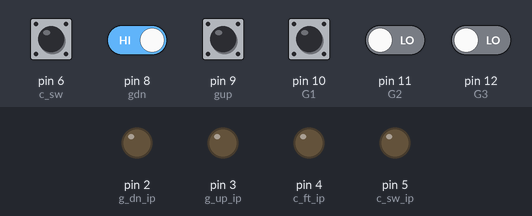
The sketch below on a simulated Arduino Uno, built with avr-gcc and run on an emulated ATmega328P. Shown: output pins drawn as LEDs (lit = HIGH). Inputs (shaded band) come from the test bench; at power-on: pin 6 (c_sw), pin 8 (gdn), pin 9 (gup), pin 10 (G1) HIGH, pin 11 (G2), pin 12 (G3) LOW. What the sketch prints to the serial monitor is not drawn.

Above: at 1.2 s.
1.3 s: pin 6 (c_sw) pulled LOW for 0.15 s
At 1.9 s:
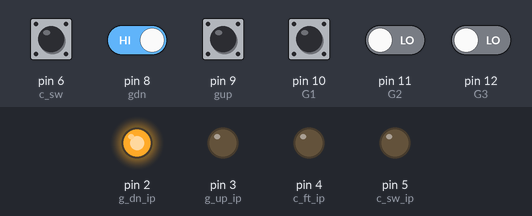
2.9 s: pin 8 (gdn) driven LOW
At 4.1 s:
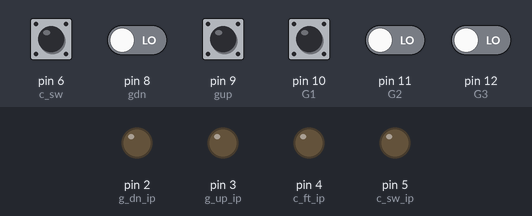
4.4 s: pin 9 (gup) pulled LOW for 0.15 s
At 5.4 s:
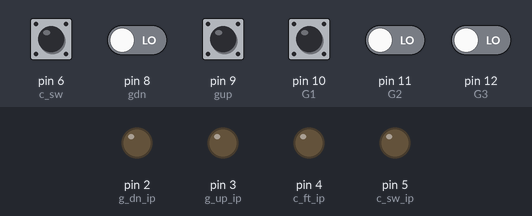
6.0 s: pin 6 (c_sw) pulled LOW for 1 s
At 6.8 s:
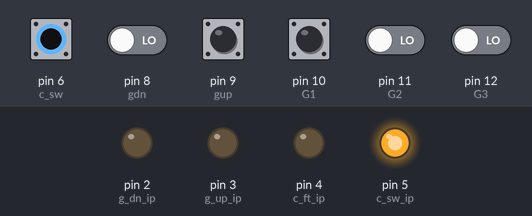
8.5 s: pin 6 (c_sw) pulled LOW for 0.15 s
At 8.57 s:
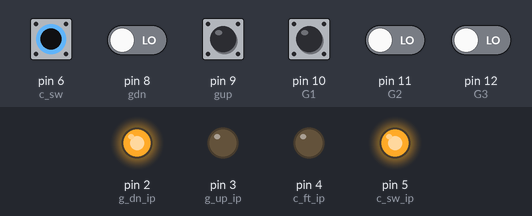
Timing chart, 0 to 11.1 s (numbered marks = the images above; inputs shaded):
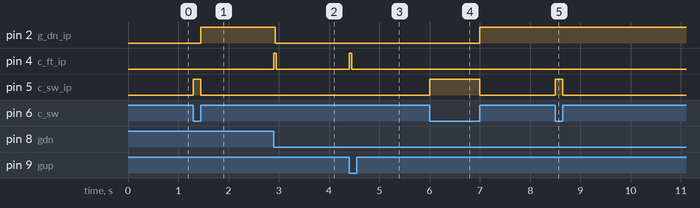

The sketch:

latest_ritik_clutch.ino
```cpp
const int gup=9;
const int gdn=8;
const int c_sw=6;         //clutch slow
const int G1=10;
const int G2=11;
const int G3=12;
const int c_sw_ip=5;
const int c_ft_ip=4;

const int g_up_ip=3;
const int g_dn_ip=2;
const int dn = A0;
const int up = A1;

int clutch_button;
int bdn;
int bup;
int lbdn;
int lbup;
int gear,lastgear=8;

void setup()
{

 Serial.begin(9600);
  pinMode(gup,INPUT);
  pinMode(gdn,INPUT);
  pinMode(c_sw,INPUT);
  pinMode(G1,INPUT);
  pinMode(G2,INPUT);
  pinMode(G3,INPUT);
  pinMode(up,INPUT);
  pinMode(dn,INPUT);
  pinMode(c_sw_ip,OUTPUT);
  pinMode(c_ft_ip,OUTPUT);
  pinMode(g_up_ip,OUTPUT);
  pinMode(g_dn_ip,OUTPUT);
digitalWrite(13,HIGH);

}

void scan_gear()
{
  if(digitalRead(G1)==LOW&&digitalRead(G2)==HIGH&&digitalRead(G3)==HIGH)
   gear=0;
   if(digitalRead(G1)==HIGH&&digitalRead(G2)==LOW&&digitalRead(G3)==HIGH)
   gear=1;
   if(digitalRead(G1)==LOW&&digitalRead(G2)==LOW&&digitalRead(G3)==HIGH)
   gear=2;
   if(digitalRead(G1)==HIGH&&digitalRead(G2)==HIGH&&digitalRead(G3)==LOW)
   gear=3;
   if(digitalRead(G1)==LOW&&digitalRead(G2)==HIGH&&digitalRead(G3)==LOW)
   gear=4;
   if(digitalRead(G1)==HIGH&&digitalRead(G2)==LOW&&digitalRead(G3)==LOW)
   gear=5;
   if(digitalRead(G1)==LOW&&digitalRead(G2)==LOW&&digitalRead(G3)==LOW)
   gear=6;
}


void loop()
{

   clutch_button= digitalRead(c_sw);
   bdn=digitalRead(gdn);
   bup=digitalRead(gup);
   scan_gear();            //check gear
//   lastgear = gear;

  if(clutch_button==LOW)
  {
    digitalWrite(c_sw_ip,HIGH);
    delay(20);
      while(clutch_button==LOW)
      {
                if(bup != lbup && bup==LOW)
                        {
                          while(analogRead(up)<=100)
                          {
                            digitalWrite(g_up_ip,HIGH);
                            delay(10);
                          }
                            digitalWrite(g_up_ip,LOW);
                        }
                if(bdn != lbdn && bdn==LOW)
                        {
                          while(analogRead(dn)<=100)
                          {
                            digitalWrite(g_dn_ip,HIGH);
                            delay(10);
                          }
                            digitalWrite(g_dn_ip,LOW);
                          }
        clutch_button= digitalRead(c_sw);

               lbdn=bdn;
               lbup=bup;
//               scan_gear();
//        if(gear!=lastgear)
//            {
//              Serial.print(gear);
//              lastgear=gear;
//            }
         }
   digitalWrite(g_up_ip,LOW);
   digitalWrite(g_dn_ip,HIGH);
   digitalWrite(c_sw_ip,LOW);
   }

  if(bup != lbup && gear!=6 && bup==LOW)
          {
              digitalWrite(c_ft_ip,HIGH);
              delay(25);
              while(analogRead(up)<=100)
              {
                digitalWrite(g_up_ip,HIGH);
                delay(10);
              }
              digitalWrite(g_up_ip,LOW);
              delay(25);
              digitalWrite(c_ft_ip,LOW);
          }
  if(bdn != lbdn && gear !=1 && bdn==LOW)
            {
              digitalWrite(c_ft_ip,HIGH);
              delay(25);
              while(analogRead(dn)<=100)
              {
                digitalWrite(g_dn_ip,HIGH);
                delay(10);
              }
              digitalWrite(g_dn_ip,LOW);
              delay(25);
              digitalWrite(c_ft_ip,LOW);
            }

       lbdn=bdn;
       lbup=bup;
       scan_gear();
    if(gear!=lastgear)
    {
      Serial.print(gear);
      lastgear=gear;
    }
}
```

Measured:
- after the input at 1.3 s, pin 2 (g_dn_ip): LOW → HIGH after 0.15 s; pin 5 (c_sw_ip): LOW → HIGH at once, → LOW 0.15 s later
- after the input at 2.9 s, pin 2 (g_dn_ip): HIGH → LOW at once; pin 4 (c_ft_ip): LOW → HIGH at once, → LOW 0.05 s later
- after the input at 4.4 s, pin 4 (c_ft_ip): LOW → HIGH at once, → LOW 0.05 s later
- after the input at 6.0 s, pin 2 (g_dn_ip): LOW → HIGH after 1.0 s; pin 5 (c_sw_ip): LOW → HIGH at once, → LOW 1.0 s later
- after the input at 8.5 s, pin 5 (c_sw_ip): LOW → HIGH at once, → LOW 0.15 s later
